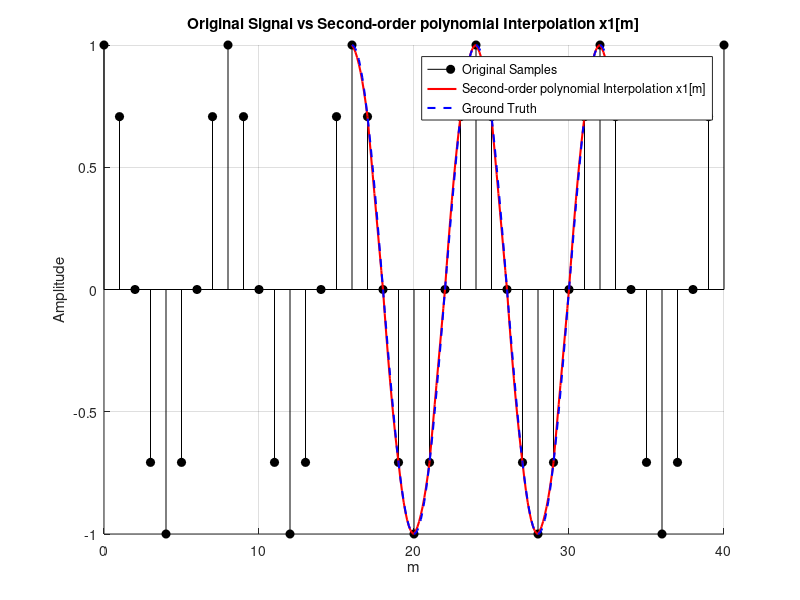
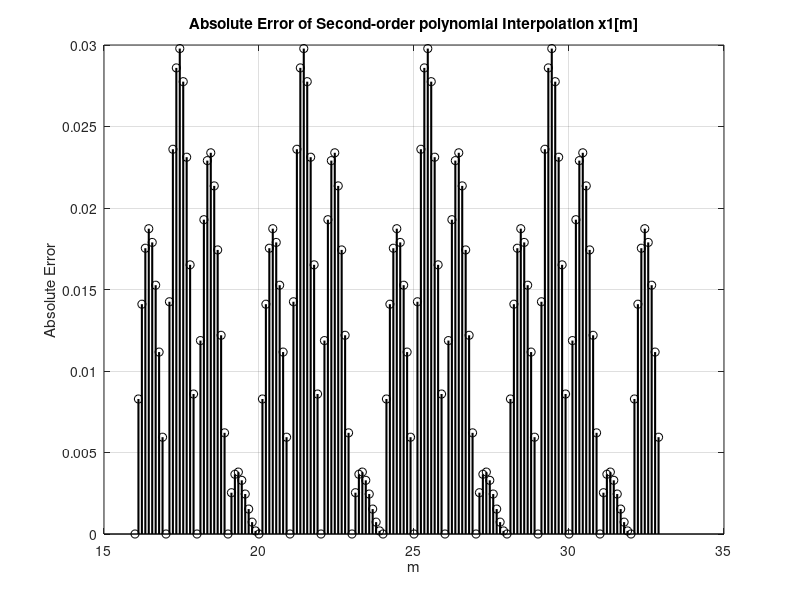

These charts were generated, in order, by the following MATLAB code:
%% Tham số đầu vào
phi = 0;                   % Phi = 0 (mod(d,5)/5)
Ts = 1;                   % Lấy Ts = 1 cho đơn giản (không ảnh hưởng kết quả)
m = 0:40;                 % Vùng tín hiệu rộng
x = cos(2*pi*(m*Ts)/(8*Ts) + phi); % Tín hiệu x1[m] với f_sampling = 8*f_signal

mu_set = 0:1/9:8/9;       % Các giá trị mu
m_interp = 16:32;         % Vùng nội suy

%% Hàm mẫu thật (ground truth)
t_true = m_interp' + mu_set;  % Các thời điểm thực
x_true = cos(2*pi*(t_true/8 + phi)); % Hàm gốc tại các điểm nội suy

%% Nội suy đa thức bậc 2 (Farrow - quadratic)
x_poly2 = zeros(length(m_interp), length(mu_set));
for k = 1:length(m_interp)
    for i = 1:length(mu_set)
        mu = mu_set(i);
        n = m_interp(k) + 1;
        x_poly2(k,i) = 0.5*(1-mu)*(2-mu)*x(n) + mu*(2-mu)*x(n+1) - 0.5*mu*(1-mu)*x(n+2);
    end
end

%% Tính lỗi
err_poly2 = (x_poly2 - x_true).^2;

MSE_poly2 = mean(err_poly2(:));

fprintf('Mean Squared Errors:\n');
fprintf('- Polynomial 2: %.6f\n', MSE_poly2);

%% Plot kết quả nội suy
x_poly2_row = reshape(x_poly2.', [], 1);
x_true_row   = reshape(x_true.', [], 1);

t_sampled = m;

t_interp = reshape(t_true.', [], 1);  % Flatten theo hàng

figure;
hold on;
grid on;

% Vẽ tín hiệu mẫu (gốc) dạng stem
stem(t_sampled, x, 'k', 'filled', 'DisplayName', 'Original Samples');

% Vẽ tín hiệu sau nội suy dạng đường liên tục
plot(t_interp, x_poly2_row, 'r', 'LineWidth', 1.5, 'DisplayName', 'Second-order polynomial Interpolation x1[m]');

% Vẽ giá trị thực (ground truth) nếu muốn so sánh
plot(t_interp, x_true_row, '--b', 'LineWidth', 1.5, 'DisplayName', 'Ground Truth');

% Cài đặt biểu đồ
xlabel('m');
ylabel('Amplitude');
legend;
title('Original Signal vs Second-order polynomial Interpolation x1[m]');

figure;
stem(t_interp, abs(x_poly2_row - x_true_row), 'black', 'LineWidth', 1.5);
xlabel('m');
ylabel('Absolute Error');
title('Absolute Error of Second-order polynomial Interpolation x1[m]');
grid on;
